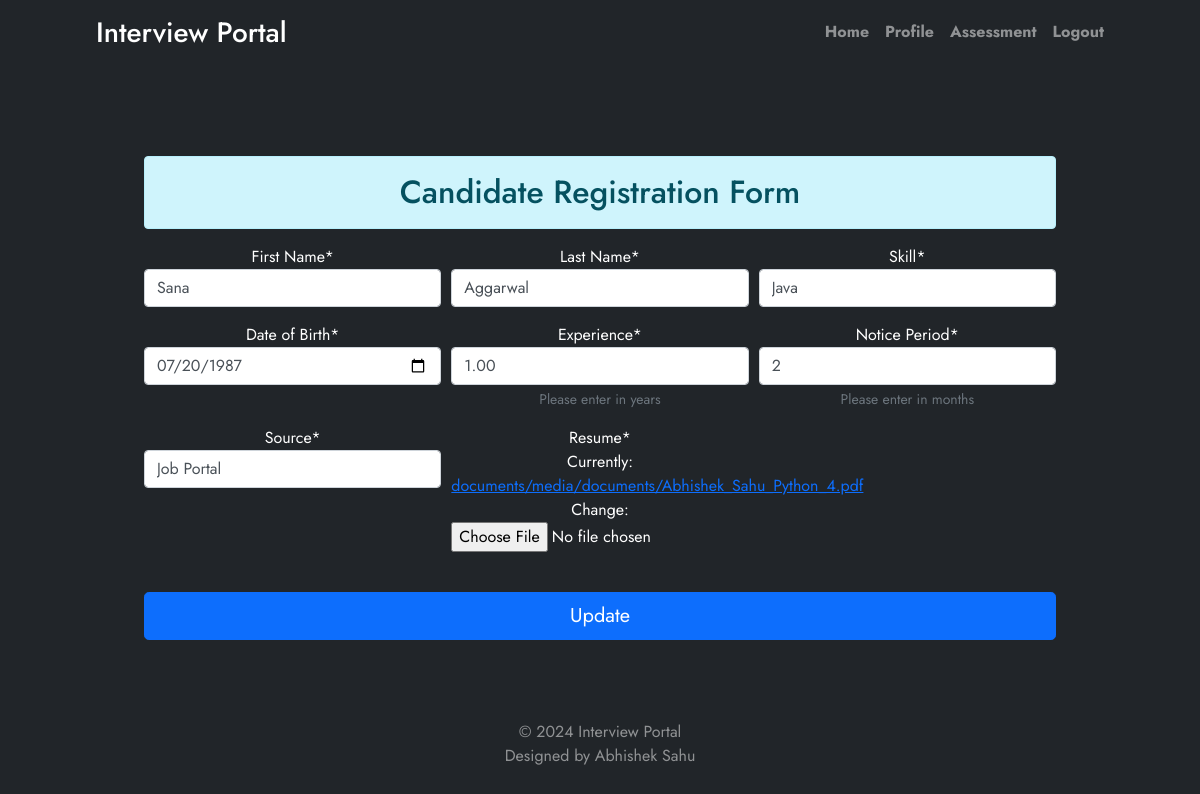
Screenshot of /candidate/edit/107 (signed in) with the database file from the repository.
### candidate/models.py (models this page shows, shortened)
class Candidate(models.Model):
    source_choices = (('Referral', 'Referral'), ('Job Portal', 'Job Portal'), ('Walk In', 'Walk In'))
    skill_choices = (('Python', 'Python'), ('Java', 'Java'))
    result_choice = (('Selected', 'Selected'), ('Rejected', 'Rejected'), ('Pending', 'Pending'))
    username = models.OneToOneField(User,related_name='+',on_delete=models.CASCADE)
    first_name = models.CharField(verbose_name='First Name',null=False,blank=False,max_length=50)
    last_name = models.CharField(verbose_name='Last Name',null=False,blank=False,max_length=50)
    email = models.EmailField(verbose_name='Email',unique=True,null=False,blank=False)
    phone = models.PositiveBigIntegerField(verbose_name='Phone Number',unique=True,null=False,blank=False)
    dateofbirth = models.DateField(verbose_name='Date of Birth',null=False,blank=False)
    experience = models.DecimalField(verbose_name='Experience',null=False,blank=False,max_digits=5, decimal_places=2,help_text='Please enter in years')
    noticeperiod = models.IntegerField(verbose_name='Notice Period', blank=False, null=False,help_text='Please enter in months')
    source = models.CharField(verbose_name='Source', max_length=10, choices=source_choices, default='Walk In')
    skill = models.CharField(max_length=10, default='Python', choices=skill_choices, null=False, blank=False)
    resume = models.FileField(verbose_name='Resume', upload_to='documents/')
    created_at = models.DateTimeField(verbose_name='Created At', auto_now=False, auto_now_add=True)
    updated_at = models.DateTimeField(verbose_name='Updated At', auto_now=True, auto_now_add=False)
    status = models.CharField(verbose_name='Status', default='Pending',choices=result_choice , max_length= 50)
    assessment_data = models.JSONField(verbose_name='Score', null=True)
    assessment_result = models.BooleanField(default=False)
    class Meta:
        ordering = ['-created_at','-updated_at']
        verbose_name = "Candidate"
        verbose_name_plural = "Candidates"

### candidate/views.py (the view, shortened to what this page needs)
# urls.py: path('edit/<int:pk>',candidateUpdateView,name='candidate-edit'),
@login_required(login_url="/candidate/login/")
def candidateUpdateView(request,pk=None):
    if request.user.is_staff:
        logout(request)
        messages.warning(request, 'Access Denied.')
        return HttpResponseRedirect(reverse('index'))
    qs_update = get_object_or_404(Candidate,id=pk)
    user = User.objects.get(username=request.user)
    form = CandidateUpdateForm(request.POST or None,request.FILES or None,instance=qs_update)
    context = {'form': form}
    return render(request, template_name='candidate/edit.html', context=context)

### candidate/forms.py
class CandidateUpdateForm(forms.ModelForm):
    class Meta:
        model = Candidate
        fields = ['first_name', 'last_name', 'dateofbirth','experience',
                    'noticeperiod','source','skill','resume']
        NOTICEPERIOD_CHOICES = (
                ('', 'Select Notice Period'),
                (1,1), #First one is the value of select option and second is the displayed value in option
                (2,2),
                (3,3),
                )
        widgets = {
            'dateofbirth': DateInput(),
            'noticeperiod': forms.Select(choices=NOTICEPERIOD_CHOICES,attrs={'class': 'form-control'}),
        }

### candidate/templates/candidate/edit.html (shortened to what this page needs)
{% extends 'candidate/base.html' %}
{% load crispy_forms_tags %}
{% block content %}
<div class ='cover-container d-flex w-100 h-100 p-5 mx-auto flex-column'>
    <br>
    {% if not done %}
    <h2 class="text-center alert alert-info">Candidate Registration Form</h2>
    <form method="post" enctype="multipart/form-data">
      <div class="form-row">
        <div class="form-group col-md-4 mb-0">
          {{ form.first_name|as_crispy_field }}
        </div>
        <div class="form-group col-md-4 mb-0">
          {{ form.last_name|as_crispy_field }}
        </div>
        <div class="form-group col-md-4 mb-0">
          {{ form.skill|as_crispy_field }}
        </div>
      </div>
      <div class="form-row">
        <div class="form-group col-md-4 mb-0">
          {{ form.dateofbirth|as_crispy_field }}
        </div>
        <div class="form-group col-md-4 mb-0">
            {{ form.experience|as_crispy_field }}
          </div>
          <div class="form-group col-md-4 mb-0">
            {{ form.noticeperiod|as_crispy_field }}
          </div>
      </div>
      <div class="form-row">
        <div class="form-group col-md-4 mb-0">
          {{ form.source|as_crispy_field }}
        </div>
        <div class="form-group col-md-4 mb-0">
            {{ form.resume|as_crispy_field }}
          </div>
      </div>
        <br><button class="w-100 btn btn-lg btn-primary" type="submit">Update</button>
    </form>
    {% endif %}
</div>
{% endblock %}

### static/css/styles.css (style rules this page uses)
* { box-sizing: border-box; }
body { width: 100%; color: #2b2c48; font-family: "Jost", sans-serif; background-repeat: no-repeat; background-size: cover; background-position: center; background-attachment: fixed; min-height: 100vh; display: flex; flex-wrap: wrap; }
.cover-container { max-width: 65em; }
.form-control { display:block;width:100%;height:calc(2.25rem + 2px);padding:.375rem .75rem;font-size:1rem;line-height:1.5;color:#495057;background-color:#fff;background-clip:padding-box;border:1px solid #ced4da;border-radius:.25rem;transition:border-color .15s ease-in-out,box-shadow .15s ease-in-out }
.form-control::placeholder { color:#6c757d;opacity:1 }
.form-control-file,.form-control-range { display:block;width:100% }
.form-group { margin-bottom:1rem }
.form-text { display:block;margin-top:.25rem }
.form-row { display:-ms-flexbox;display:flex;-ms-flex-wrap:wrap;flex-wrap:wrap;margin-right:-5px;margin-left:-5px }
.form-row>.col,.form-row>[class*=col-] { padding-right:5px;padding-left:5px }

### rows the page displays
Candidate: first_name "Sana", last_name "Aggarwal", skill "Java", dateofbirth "07/20/1987", experience "1.00", noticeperiod "2", source "Job Portal"
